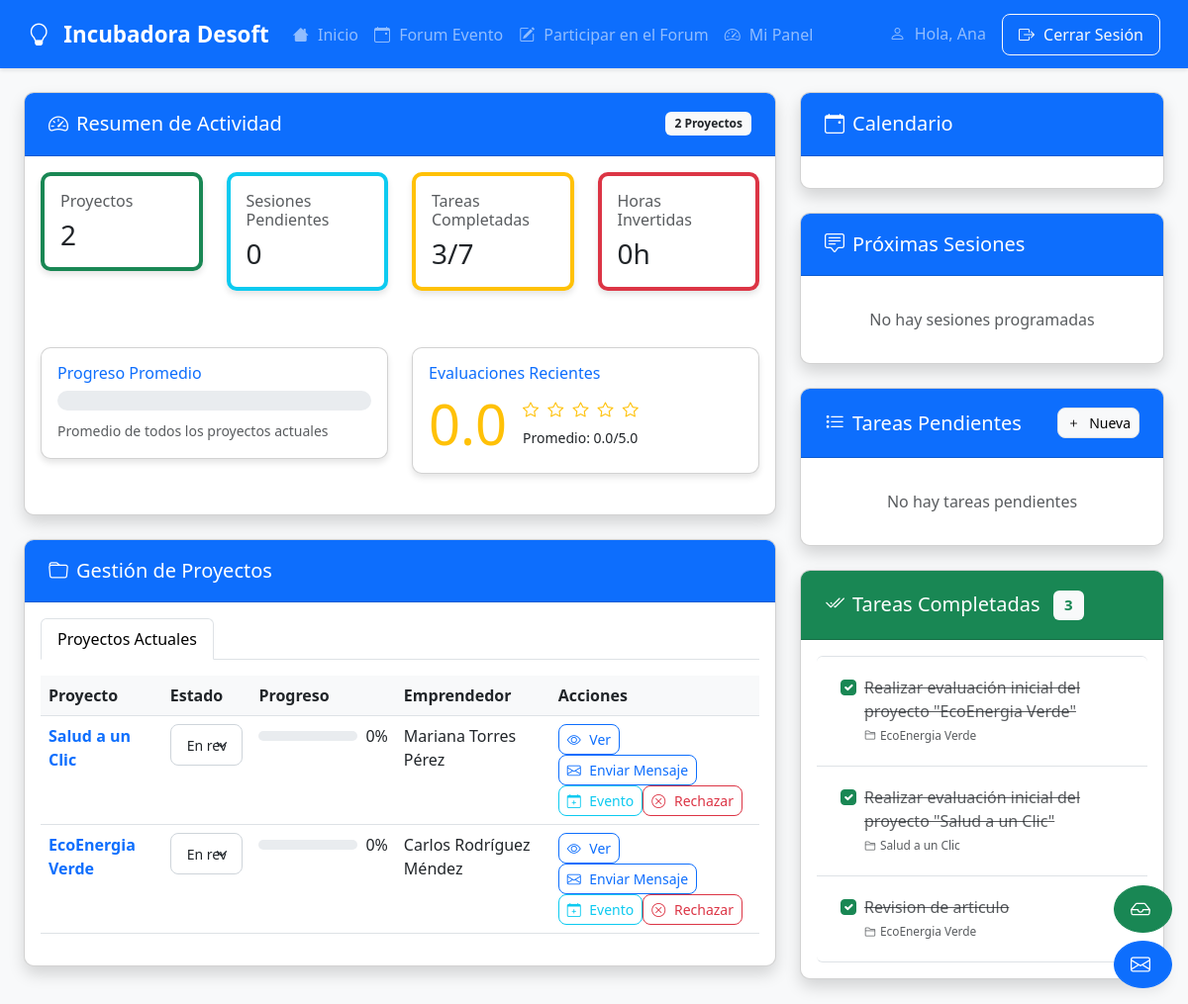
Before: /panel/tutor/ (signed in) with the older database file.
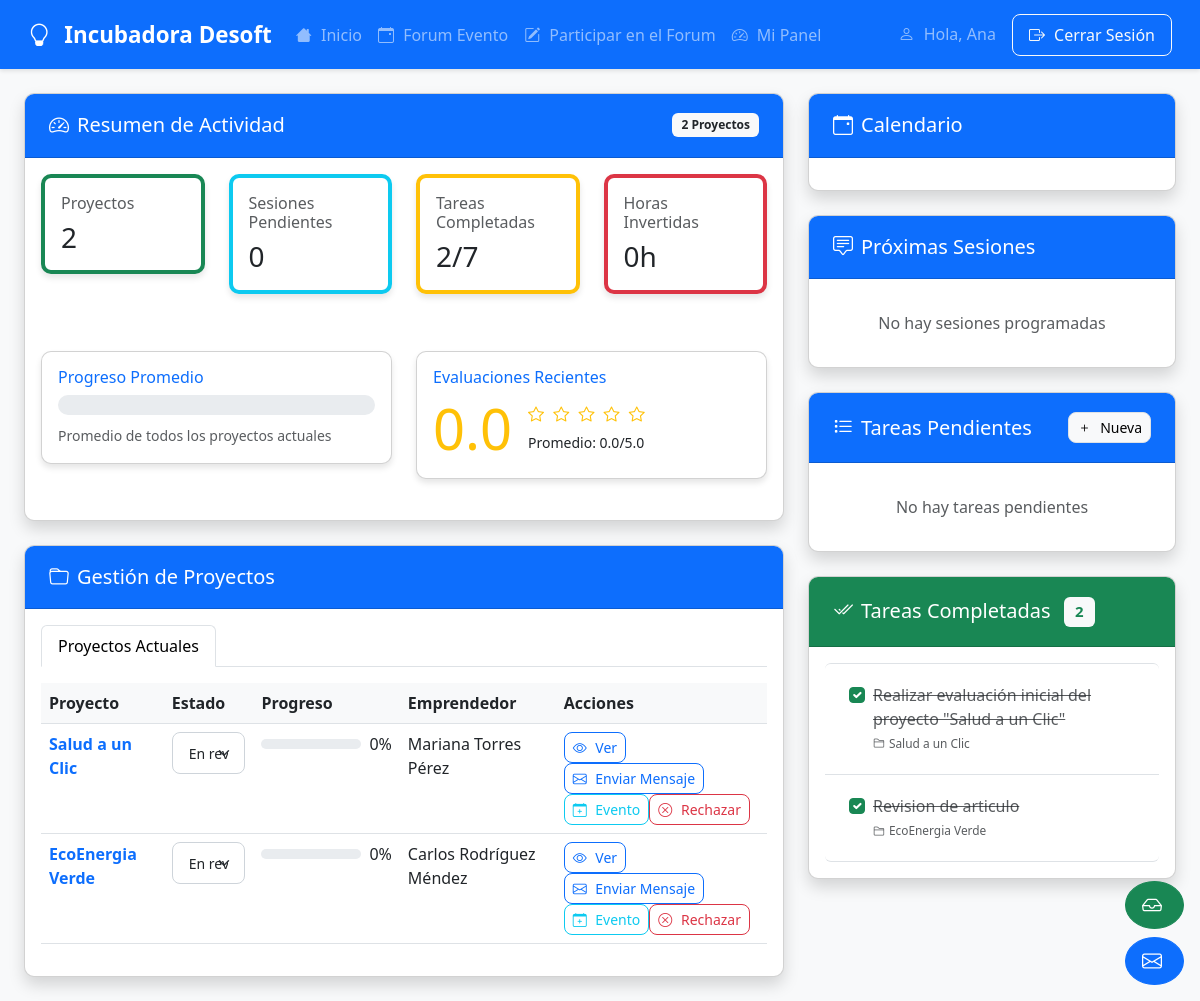
After: the same page with the newer database file.
### emprendedores/models.py (models this page shows, shortened)
class Proyecto(models.Model):
    ESTADOS = (
        ('pendiente', 'Pendiente'),
        ('revision', 'En revisión'),
        ('aceptado', 'Aceptado'),
        ('asignado', 'En proceso'),
        ('rechazado', 'Rechazado'),
        ('finalizado', 'Finalizado'),
    )
    SECTORES = (
        ('tecnologia', 'Tecnología'),
        ('salud', 'Salud'),
        ('educacion', 'Educación'),
        ('finanzas', 'Finanzas'),
        ('comercio', 'Comercio'),
        ('otros', 'Otros'),
    )
    usuario = models.ForeignKey(User, on_delete=models.CASCADE, related_name='proyectos', null=True, blank=True)
    nombre_proyecto = models.CharField(max_length=200)
    descripcion = models.TextField()
    nombre_completo = models.CharField(max_length=100)
    email = models.EmailField()
    telefono = models.CharField(max_length=15, blank=True, null=True)
    estado = models.CharField(max_length=20, choices=ESTADOS, default='pendiente')
    sector = models.CharField(max_length=20, choices=SECTORES, default='tecnologia')
    fecha_registro = models.DateTimeField(auto_now_add=True)
    archivo_proyecto = models.FileField(upload_to='proyectos/%Y/%m/%d/', blank=True, null=True)
    progreso = models.PositiveIntegerField(default=0)
    motivo_rechazo = models.TextField(blank=True, null=True)
    presupuesto_estimado = models.DecimalField(
        max_digits=12, decimal_places=2, blank=True, null=True,
        help_text="Presupuesto estimado del proyecto en pesos"
    )
    tutor = models.ForeignKey('Tutor', on_delete=models.SET_NULL, null=True, blank=True,
                            related_name='proyectos_tutorizados')
    class Meta:
        ordering = ['-fecha_registro']

class Tarea(models.Model):
    PRIORIDADES = (
        ('alta', 'Alta'),
        ('media', 'Media'),
        ('baja', 'Baja'),
    )
    titulo = models.CharField(max_length=200)
    descripcion = models.TextField()
    prioridad = models.CharField(max_length=10, choices=PRIORIDADES, default='media')
    fecha_creacion = models.DateTimeField(auto_now_add=True)
    fecha_limite = models.DateTimeField()
    completada = models.BooleanField(default=False)
    proyecto = models.ForeignKey(Proyecto, on_delete=models.CASCADE, related_name='tareas')
    asignada_a = models.ForeignKey(User, on_delete=models.CASCADE, related_name='tareas_asignadas')
    class Meta:
        ordering = ['-fecha_creacion']

### emprendedores/views.py (the view, shortened to what this page needs)
# urls.py: path('panel/tutor/', views.panel_tutor, name='panel_tutor'),
@login_required
def panel_tutor(request):
    if not hasattr(request.user, 'tutor'):
        return redirect('panel_usuario')
    tutor = get_object_or_404(Tutor, usuario=request.user)
    proyectos = Proyecto.objects.filter(tutor=tutor)
    hoy = timezone.now()
    sesiones_pendientes = SesionMentoria.objects.filter(
        proyecto__in=proyectos,
        estado__in=['propuesta', 'pendiente_confirmacion', 'reprogramacion_solicitada']
    ).order_by('fecha_propuesta')[:5]
    sesiones_proximas = SesionMentoria.objects.filter(
        proyecto__in=proyectos,
        estado__in=['confirmada', 'propuesta'],
        fecha_propuesta__gte=hoy
    ).order_by('fecha_propuesta')[:5]
    sesiones_requieren_atencion = SesionMentoria.objects.filter(
        proyecto__in=proyectos,
        estado='confirmada',
        fecha_propuesta__range=(hoy, hoy + timedelta(days=2)),
        es_material_obligatorio=True
    ).exclude(archivos__isnull=False).distinct()
    solicitudes_sesion = SesionMentoria.objects.filter(
        proyecto__in=proyectos,
        estado='propuesta',
    ).exclude(creada_por=request.user).order_by('fecha_propuesta')
    tareas_pendientes = Tarea.objects.filter(
        proyecto__in=proyectos,
        completada=False,
        fecha_limite__gte=timezone.now()
    ).order_by('fecha_limite')[:10]
    tareas_completadas_lista = Tarea.objects.filter(
        proyecto__in=proyectos,
        completada=True
    ).order_by('-fecha_limite')[:10]
    tareas_completadas = Tarea.objects.filter(
        proyecto__in=proyectos,
        completada=True
    ).count()
    tareas_total = Tarea.objects.filter(
        proyecto__in=proyectos
    ).count()
    from django.db.models import Sum
    horas_totales = SesionMentoria.objects.filter(
        proyecto__in=proyectos, estado='realizada'
    ).aggregate(total=Sum('duracion'))['total'] or 0
    horas_totales = horas_totales // 60  # Convertir minutos a horas
    if proyectos.exists():
        progreso_promedio = sum([p.progreso for p in proyectos]) / proyectos.count()
    else:
        progreso_promedio = 0
    eventos_calendario = []
    return render(request, 'emprendedores/tutor.html', {
        'proyectos': proyectos,
        'tutor': tutor,
        'sesiones_pendientes': sesiones_pendientes,
        'sesiones_proximas': sesiones_proximas,
        'sesiones_requieren_atencion': sesiones_requieren_atencion,
        'tareas_pendientes': tareas_pendientes,
        'tareas_completadas': tareas_completadas,
        'tareas_completadas_lista': tareas_completadas_lista,
        'tareas_total': tareas_total,
        'horas_totales': horas_totales,
        'progreso_promedio': progreso_promedio,
        'promedio_evaluaciones': 0,
        'eventos_calendario': eventos_calendario,
        'solicitudes_sesion': solicitudes_sesion,
    })

### emprendedores/models.py (called while the page is built)
    @property
    def proyectos_actuales(self):
        return self.proyectos_tutorizados.count()

### emprendedores/templates/emprendedores/tutor.html (shortened to what the changed rows need)
{% extends "emprendedores/base.html" %}
{% load static %}
{% block content %}
<div class="container mt-4">
    <div class="row">
        <div class="col-lg-8">
            <div class="card shadow mb-4">
                <div class="card-body">
                    <div class="row">
                        <div class="col-md-3 mb-3">
                            <div class="card border-start border-warning border-4">
                                <div class="card-body">
                                    <h3 class="card-text"><span id="contador-completadas">{{ tareas_completadas }}</span>/<span id="contador-total">{{ tareas_total }}</span></h3>
                                </div>
                            </div>
                        </div>
                    </div>
                    <div class="row mt-3">
                        <div class="col-md-6">
                            <div class="card">
                                <div class="card-body">
                                    <div class="d-flex align-items-center">
                                        <div>
                                            {% for i in "12345"|make_list %}
                                                {% if forloop.counter <= promedio_evaluaciones %}
                                                    <i class="bi bi-star-fill text-warning"></i>
                                                {% else %}
                                                    <i class="bi bi-star text-warning"></i>
                                                {% endif %}
                                            {% endfor %}
                                            <div class="mt-1"><small>Promedio: {{ promedio_evaluaciones|floatformat:1 }}/5.0</small></div>
                                        </div>
                                    </div>
                                </div>
                            </div>
                        </div>
                    </div>
                </div>
            </div>
            <div class="card shadow mb-4">
                <div class="card-body">
                    <div class="tab-content" id="proyectosTabContent">
                        <div class="tab-pane fade show active" id="listado" role="tabpanel">
                            <div class="table-responsive">
                                <table class="table table-hover">
                                    <thead>
                                        <tr>
                                            <th>Proyecto</th>
                                            <th>Estado</th>
                                            <th>Progreso</th>
                                            <th>Emprendedor</th>
                                            <th>Acciones</th>
                                        </tr>
                                    </thead>
                                    <tbody>
                                        {% for proyecto in proyectos %}
                                        <tr>
                                            <td>
                                                <a href="{% url 'detalle_proyecto' proyecto.id %}" class="text-decoration-none">
                                                    <strong>{{ proyecto.nombre_proyecto }}</strong>
                                                </a>
                                            </td>
                                            <td>
                                                <form method="post" action="{% url 'cambiar_estado_proyecto_tutor' proyecto.id %}" class="d-inline">
                                                    <select name="nuevo_estado" class="form-select form-select-sm" onchange="this.form.submit()">
                                                        <option value="revision" {% if proyecto.estado == 'revision' %}selected{% endif %}>En revisión</option>
                                                    </select>
                                                </form>
                                            </td>
                                            <td>
                                                <div class="d-flex align-items-center">
                                                    <div class="progress me-2" style="width: 100px; height: 10px;">
                                                    </div>
                                                    <span>{{ proyecto.progreso }}%</span>
                                                </div>
                                            </td>
                                            <td>{{ proyecto.nombre_completo }}</td>
                                            <td>
                                                <div class="d-flex flex-wrap">
                                                    <a href="{% url 'detalle_proyecto' proyecto.id %}"
                                                       class="btn btn-sm btn-outline-primary btn-action">
                                                        <i class="bi bi-eye"></i> Ver
                                                    </a>
                                                    <button type="button" class="btn btn-sm btn-outline-primary btn-action"
                                                            data-bs-toggle="modal" data-bs-target="#mensajeModal{{ proyecto.id }}">
                                                        <i class="bi bi-envelope"></i> Enviar Mensaje
                                                    </button>
                                                    <button class="btn btn-sm btn-outline-info btn-action" data-bs-toggle="modal" data-bs-target="#eventoModal{{ proyecto.id }}">
                                                        <i class="bi bi-calendar-plus"></i> Evento
                                                    </button>
                                                    <button class="btn btn-sm btn-outline-danger btn-action" data-bs-toggle="modal" data-bs-target="#rechazoModal{{ proyecto.id }}">
                                                        <i class="bi bi-x-circle"></i> Rechazar
                                                    </button>
                                                </div>
                                            </td>
                                        </tr>
                                        {% endfor %}
                                    </tbody>
                                </table>
                            </div>
                        </div>
                    </div>
                </div>
            </div>
        </div>
        <div class="col-lg-4">
            <div class="card shadow">
                <div class="card-header bg-success text-white">
                    <h5 class="mb-0">
                        <i class="bi bi-check2-all me-2"></i>Tareas Completadas
                        <span class="badge bg-light text-success ms-2" id="badge-completadas">{{ tareas_completadas }}</span>
                    </h5>
                </div>
                <div class="card-body">
                    <div class="list-group" id="lista-completadas">
                        {% for tarea in tareas_completadas_lista %}
                        <div class="list-group-item" id="tarea-item-{{ tarea.id }}"
                             data-titulo="{{ tarea.titulo }}"
                             data-proyecto="{{ tarea.proyecto.nombre_proyecto }}">
                            <div class="form-check">
                                <input class="form-check-input" type="checkbox" id="task{{ tarea.id }}"
                                       onchange="marcarTareaCompletada({{ tarea.id }})" checked>
                                <label class="form-check-label text-muted" for="task{{ tarea.id }}">
                                    <del>{{ tarea.titulo }}</del>
                                </label>
                                <div class="task-meta mt-1">
                                    <small class="text-muted d-block">
                                        <i class="bi bi-folder2 me-1"></i>{{ tarea.proyecto.nombre_proyecto }}
                                    </small>
                                </div>
                            </div>
                        </div>
                        {% empty %}
                        <div class="text-center text-muted py-3" id="sin-completadas">
                            No hay tareas completadas aún
                        </div>
                        {% endfor %}
                    </div>
                </div>
            </div>
        </div>
    </div>
</div>
{% endblock %}

Changed rows visible on the page:
no longer on this page (row edited): Tarea: titulo "Realizar evaluación inicial del proyecto \"EcoEnergia Verde\"", proyecto.nombre_proyecto "EcoEnergia Verde"
Other visible differences:
{{ tareas_completadas }}: "3" → "2"
